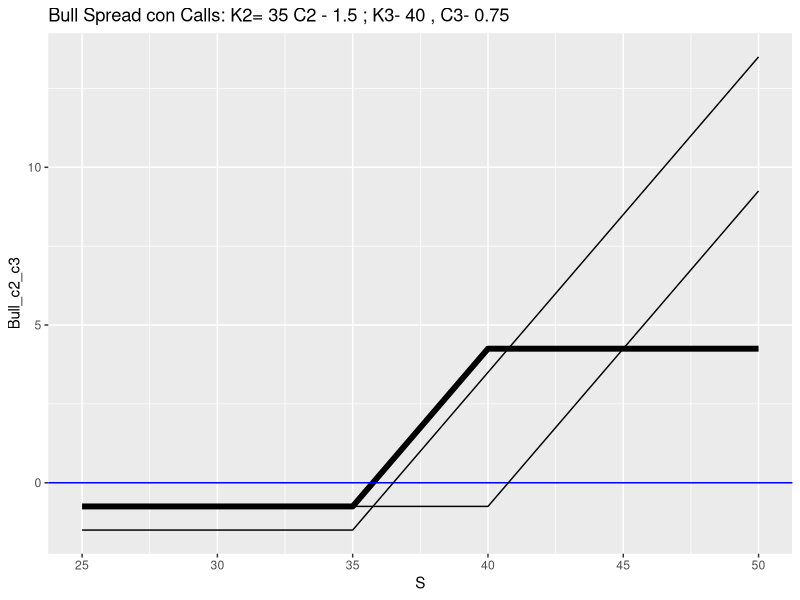
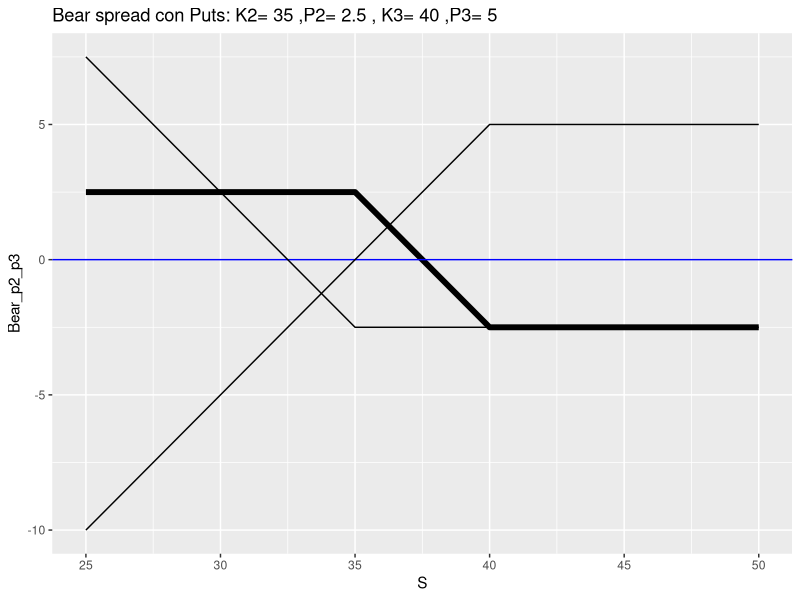

Reproduce these figures in R, in order.
#Estategia con opciones y limites de prima----------------------------------------

rm(list = ls())
library(tidyverse)
library(flextable)

K1_C <- 30
C1 <- 3
K2_C <- 35
C2 <- 1.5
K3_C <- 40
C3 <- 0.75

K1_P <- 30
p1 <- 1.75
K2_P <- 35
p2 <- 2.5
K3_P <- 40
p3 <- 5


tibble(Variable = c('Strike', 'Prima'),
       Call_1 = c(K1_C, C1),
       Call_2 = c(K2_C, C2),
       Call_3 = c(K3_C, C3),
       
       Put_1 = c(K1_P, p1),
       Put_2 = c(K2_P, p2),
       Put_3 = c(K3_P, p3),
) %>%
  flextable() %>%
  colformat_double(digits=2)

# Bull C2 y C3-----------------------
S = seq(25, 50) # <- Margen de 10 para cada lado
max(S - K2_C, 0)

PayoutCall_2 = unlist(map(S, function(x)max(x - K2_C, 0)))
RdoCall_2 = PayoutCall_2 - C2

PayoutCall_3 = unlist(map(S, function(x)max(x - K3_C, 0)))
RdoCall_3 = PayoutCall_3 - C3

df = tibble(S = S,
            C2 = RdoCall_2,
            C3 = RdoCall_3,
            Bull_c2_c3 = RdoCall_2 - RdoCall_3) # Notar que en Bear es al reves la resta

ggplot(df, aes(x=S, y=Bull_c2_c3)) + 
  geom_line(lwd = 2) + 
  geom_abline(slope=0, intercept=0, col='blue') + 
  geom_line(aes(x=S, y=RdoCall_2)) + 
  geom_line(aes(x=S, y=RdoCall_3)) + 
  ggtitle(paste("Bull Spread con Calls: K2=", K2_C, "C2 -", C2,"; K3-", K3_C,", C3-", C3))

# Bear P2 y P3------------------------------------
S = seq(25, 50)
PayoutPut_2 = unlist(map(S, function(x)max(K2_P - x, 0)))
RdoPut_2 = PayoutPut_2 - p2

PayoutPut_3 = unlist(map(S, function(x)max(K3_P - x, 0)))
RdoPut_3 = PayoutPut_3 - p3

df_bear = tibble(S =S,
                 P2 = RdoPut_2,
                 P3 = RdoPut_3,
                 Bear_p2_p3 = RdoPut_3 - RdoPut_2)  # <- Notar que en bull es al reves la resta

ggplot(df_bear, aes(x=S, y=Bear_p2_p3)) + 
  geom_line(lwd = 2) + 
  geom_abline(slope = 0, intercept = 0, col='blue') + 
  geom_line(aes(x=S, y=RdoPut_2)) + 
  geom_line(aes(x=S, y=-RdoPut_3)) +
  ggtitle(paste("Bear spread con Puts: K2=", K2_P, ",P2=",p2, ", K3=", K3_P, ",P3=", p3))

#Limite al precio de opciones

r = 0.08
vto = 2/12
S = 34
C1 >= S - K1_C * exp(-r*vto)
C2 >= S - K2_C * exp(-r*vto)
C3 >= S - K3_C * exp(-r*vto)

p1 >= K1_P * exp(-r*vto) - S
p2 >= K2_P * exp(-r*vto) - S        # <- chequeo los limites inferiores a ver si es posible arbitrar
p3 >= K3_P * exp(-r*vto) - S

#Compro Cartera "A" y vendo "Cartera B"
S - K1_C * exp(-r*vto) - C1   #Call <- Compro el valor presente del precio del ejercicio y el call, y vendo el subyacente

#al final ST - K - max(ST - K, 0)

-p3 - S + K3_P * exp(-r*vto)   #Put <- Compro un put y subyacente y vendo dinero en efectivo igual al precio de ejercicio

#Al final - max(K-ST, 0) -ST + K

#Paridad call-put

K1_C * exp(-r*vto) + C1==S + p1
K1_C * exp(-r*vto) + C1
S + p1 - (K1_C * exp(-r*vto) + C1)
